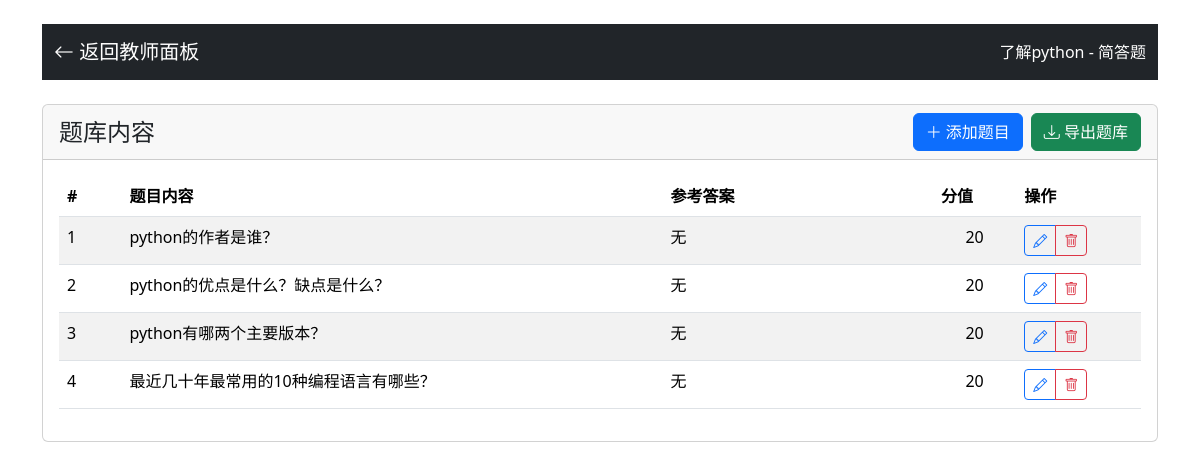
The app's page /teacher/bank/7 (signed in), older data.
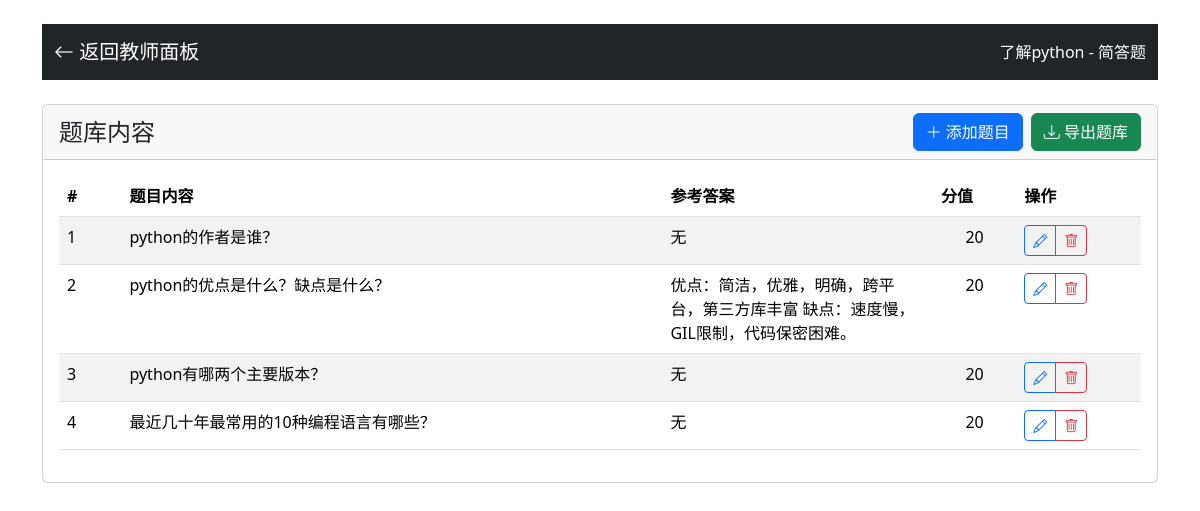
The same page, newer data.
### app.py (models this page shows)
class Question(db.Model):
    id = db.Column(db.Integer, primary_key=True)
    question_type = db.Column(db.String(20), nullable=False)
    content = db.Column(db.Text, nullable=False)
    image_path = db.Column(db.String(200))  # 题目配图
    option_a = db.Column(db.String(200))
    option_b = db.Column(db.String(200))
    option_c = db.Column(db.String(200))
    option_d = db.Column(db.String(200))
    option_e = db.Column(db.String(200))
    correct_answer = db.Column(db.String(200), nullable=False)
    score = db.Column(db.Integer, nullable=False)
    explanation = db.Column(db.Text)
    created_at = db.Column(db.DateTime, default=datetime.utcnow)
    bank_id = db.Column(db.Integer, db.ForeignKey('question_bank.id'), nullable=False)

### app.py (the view)
@app.route('/teacher/bank/<int:bank_id>')
def teacher_bank(bank_id):
    if 'role' not in session or session['role'] != 'teacher':
        return redirect(url_for('teacher_login'))
    bank = QuestionBank.query.get_or_404(bank_id)
    questions = Question.query.filter_by(bank_id=bank_id).order_by(Question.id).all()
    type_display_map = {
        'single_choice': '单选题',
        'multiple_choice': '多选题',
        'true_false': '判断题',
        'fill_blank': '填空题',
        'short_answer': '简答题'
    }
    bank.question_type_display = type_display_map.get(bank.question_type, bank.question_type)
    return render_template('bank_content.html', bank=bank, questions=questions)

### templates/bank_content.html (shortened to what this page needs)
<!DOCTYPE html>
<html lang="zh">
<head>
    <link href="{{ url_for('static', filename='bootstrap/css/bootstrap.min.css') }}" rel="stylesheet">
    <link href="{{ url_for('static', filename='bootstrap-icons/font/bootstrap-icons.css') }}" rel="stylesheet">
</head>
<body class="container mt-4">
    <nav class="navbar navbar-expand-lg navbar-dark bg-dark mb-4">
        <div class="container">
            <a class="navbar-brand" href="{{ url_for('teacher_dashboard') }}">
                <i class="bi bi-arrow-left"></i> 返回教师面板
            </a>
            <span class="navbar-text text-white">
                {{ bank.name }} - {{ bank.question_type_display }}
            </span>
        </div>
    </nav>
    <div class="card">
        <div class="card-header d-flex justify-content-between align-items-center">
            <h4 class="mb-0">题库内容</h4>
            <div class="d-flex align-items-center">
                <button class="btn btn-primary me-2" onclick="addQuestion()">
                    <i class="bi bi-plus-lg"></i> 添加题目
                </button>
                <a class="btn btn-success" href="/export_bank/{{ bank.id }}" target="_blank">
                    <i class="bi bi-download"></i> 导出题库
                </a>
            </div>
        </div>
        <div class="card-body">
            <div class="table-responsive">
                <table class="table table-striped">
                    <thead>
                        <tr>
                            <th style="width: 60px">#</th>
                            {% if bank.question_type == 'short_answer' %}
                            <th style="width: 50%">题目内容</th>
                            <th style="width: 25%">参考答案</th>
                            {% else %}
                            <th>题目内容</th>
                            {% if bank.question_type in ['single_choice', 'multiple_choice'] %}
                            <th>选项</th>
                            {% endif %}
                            <th style="width: 120px">正确答案</th>
                            {% endif %}
                            <th style="width: 80px">分值</th>
                            <th style="width: 120px">操作</th>
                        </tr>
                    </thead>
                    <tbody>
                        {% for question in questions %}
                        <tr>
                            <td>{{ loop.index }}</td>
                            <td>{{ question.content|replace('\n', '<br>')|safe }}</td>
                            <td {% if bank.question_type != 'short_answer' %}class="text-center"{% endif %}>{{ question.correct_answer }}</td>
                            <td class="text-center">{{ question.score }}</td>
                            <td>
                                <div class="btn-group btn-group-sm">
                                    <button class="btn btn-outline-primary" onclick="editQuestion({{ question.id }})">
                                        <i class="bi bi-pencil"></i>
                                    </button>
                                    <button class="btn btn-outline-danger" onclick="deleteQuestion({{ question.id }})">
                                        <i class="bi bi-trash"></i>
                                    </button>
                                </div>
                            </td>
                        </tr>
                        {% endfor %}
                    </tbody>
                </table>
            </div>
        </div>
    </div>
</body>
</html>

Row changes from the older to the newer data that the page shows:
changed Question "python的优点是什么？缺点是什么？": correct_answer "无" → "优点：简洁，优雅，明确，跨平台，第三方库丰富 缺点：速度慢，GIL限制，代码保密困难。"
